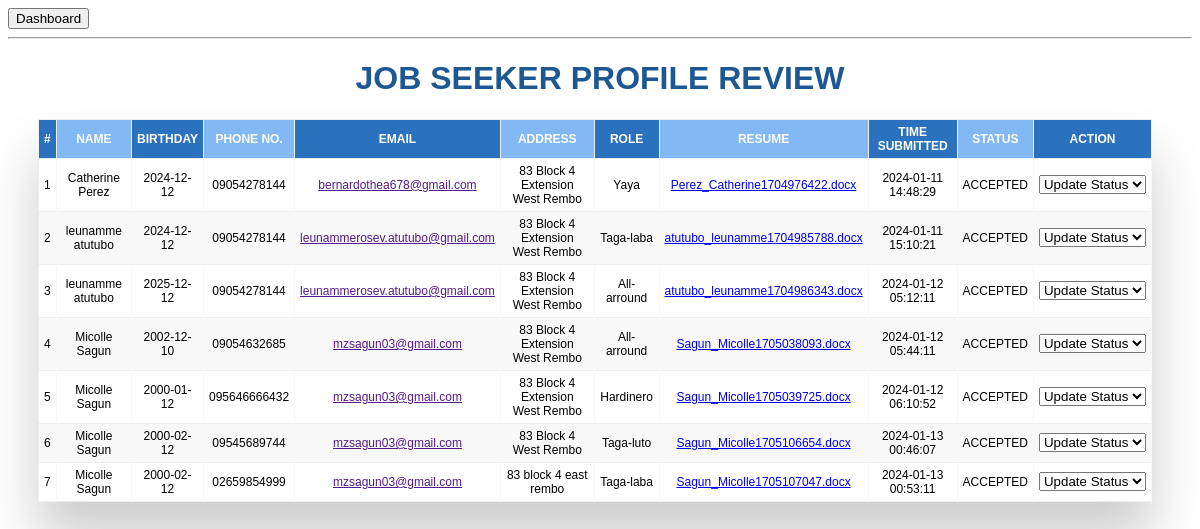
The app's page /job/seeker.php with its own data.
### tables this page shows
CREATE TABLE `application` (
  `idapply` int(191) NOT NULL,
  `Name` varchar(60) NOT NULL,
  `idSeeker` int(191) NOT NULL,
  `Bday` date NOT NULL,
  `Phone_no` varchar(12) NOT NULL,
  `Email` varchar(191) NOT NULL,
  `Address` varchar(191) NOT NULL,
  `Role` varchar(191) NOT NULL,
  `Filename` varchar(200) NOT NULL,
  `submitted_at` timestamp NOT NULL DEFAULT current_timestamp() ON UPDATE current_timestamp(),
  `status_of_application` varchar(20) NOT NULL,
  `hiring_status` varchar(45) NOT NULL
);

### job/seeker.php (the view, shortened to what this page needs)
<?php require '../PAGES/config.php'; ?>
<!DOCTYPE html>
<html lang="en">
<head>
    <link rel="stylesheet" href="../css/data.css">
    <link rel="stylesheet" href="css.css">
</head>
<body>
<a href="../admin_portal.php"> <button type="button" name="button">Dashboard</button></a>
<hr>
<center><h1 style="color:#1e5892;">JOB SEEKER PROFILE REVIEW</h1></center>
<div class="table-wrapper">
    <table border = 1 class="fl-table">
        <thead>
        <tr>
            <th>#</th>
            <th>NAME</th>
            <th>BIRTHDAY</th>
            <th>PHONE NO.</th>
            <th>EMAIL</th>
            <th>ADDRESS</th>
            <th>ROLE</th>
            <th>RESUME</th>
            <th>TIME SUBMITTED</th>
            <th>STATUS</th>
            <th>ACTION</th>
        </tr>
        </thead>
        <tbody>
        <?php
        $i = 1;
        $rows = mysqli_query($conn, "SELECT * FROM Application");
        foreach($rows as $row) :
        ?>
        <tr>
            <td> <?php echo $i++; ?> </td>
            <td> <?php echo $row["Name"]; ?> </td>
            <td> <?php echo $row["Bday"]; ?> </td>
            <td> <?php echo $row["Phone_no"]; ?> </td>
            <td> <a href=""><?php echo $row["Email"]; ?></a> </td>
            <td> <?php echo $row["Address"]; ?> </td>
            <td> <?php echo $row["Role"]; ?> </td>
            <td> <a href="../RESUME/<?php echo $row["Filename"]; ?>"><?php echo $row["Filename"]; ?></a> </td>
            <td> <?php echo $row["submitted_at"]; ?> </td>
            <td> <?php echo $row["status_of_application"]; ?> </td>
            <td>
                <select onchange="status_update(this.options[this.selectedIndex].value,'<?php echo $row['idapply'] ?>')">
                    <option value="">Update Status</option>
                </select>
            </td>
        </tr>
        <?php endforeach; ?>
        </tbody>
    </table>
</div>
</body>
</html>

### css/data.css (style rules this page uses)
body { font-family: Helvetica; -webkit-font-smoothing: antialiased; }
.table-wrapper { margin: 20px 40px 30px 30px; box-shadow: 0px 35px 50px rgba( 0, 0, 0, 0.2 ); }
.fl-table { border-radius: 5px; font-size: 12px; font-weight: normal; border: none; border-collapse: collapse; width: 100%; max-width: 100%; background-color: white; }
.fl-table td, .fl-table th { text-align: center; padding: 5px; }
.fl-table td { border-right: 1px solid #f8f8f8; font-size: 12px; }
.fl-table thead th { color: #ffffff; background: rgb(130, 185, 244); }
.fl-table thead th:nth-child(odd) { color: #ffffff; background: rgb(42, 113, 190); }
.fl-table tr:nth-child(even) { background: #F8F8F8; }

### records on screen
application: Name "Catherine Perez", Bday "2024-12-12", Phone_no "09054278144", Email "bernardothea678@gmail.com", Address "83 Block 4 Extension West Rembo", Role "Yaya", Filename "Perez_Catherine1704976422.docx", submitted_at "2024-01-11 14:48:29", status_of_application "ACCEPTED"
application: Name "leunamme atutubo", Bday "2024-12-12", Phone_no "09054278144", Email "leunammerosev.atutubo@gmail.com", Address "83 Block 4 Extension West Rembo", Role "Taga-laba", Filename "atutubo_leunamme1704985788.docx", submitted_at "2024-01-11 15:10:21", status_of_application "ACCEPTED"
application: Name "leunamme atutubo", Bday "2025-12-12", Phone_no "09054278144", Email "leunammerosev.atutubo@gmail.com", Address "83 Block 4 Extension West Rembo", Role "All-arround", Filename "atutubo_leunamme1704986343.docx", submitted_at "2024-01-12 05:12:11", status_of_application "ACCEPTED"
application: Name "Micolle Sagun", Bday "2002-12-10", Phone_no "09054632685", Email "mzsagun03@gmail.com", Address "83 Block 4 Extension West Rembo", Role "All-arround", Filename "Sagun_Micolle1705038093.docx", submitted_at "2024-01-12 05:44:11", status_of_application "ACCEPTED"
application: Name "Micolle Sagun", Bday "2000-01-12", Phone_no "095646666432", Email "mzsagun03@gmail.com", Address "83 Block 4 Extension West Rembo", Role "Hardinero", Filename "Sagun_Micolle1705039725.docx", submitted_at "2024-01-12 06:10:52", status_of_application "ACCEPTED"
application: Name "Micolle Sagun", Bday "2000-02-12", Phone_no "09545689744", Email "mzsagun03@gmail.com", Address "83 Block 4 West Rembo", Role "Taga-luto", Filename "Sagun_Micolle1705106654.docx", submitted_at "2024-01-13 00:46:07", status_of_application "ACCEPTED"
application: Name "Micolle Sagun", Bday "2000-02-12", Phone_no "02659854999", Email "mzsagun03@gmail.com", Address "83 block 4 east rembo", Role "Taga-laba", Filename "Sagun_Micolle1705107047.docx", submitted_at "2024-01-13 00:53:11", status_of_application "ACCEPTED"
